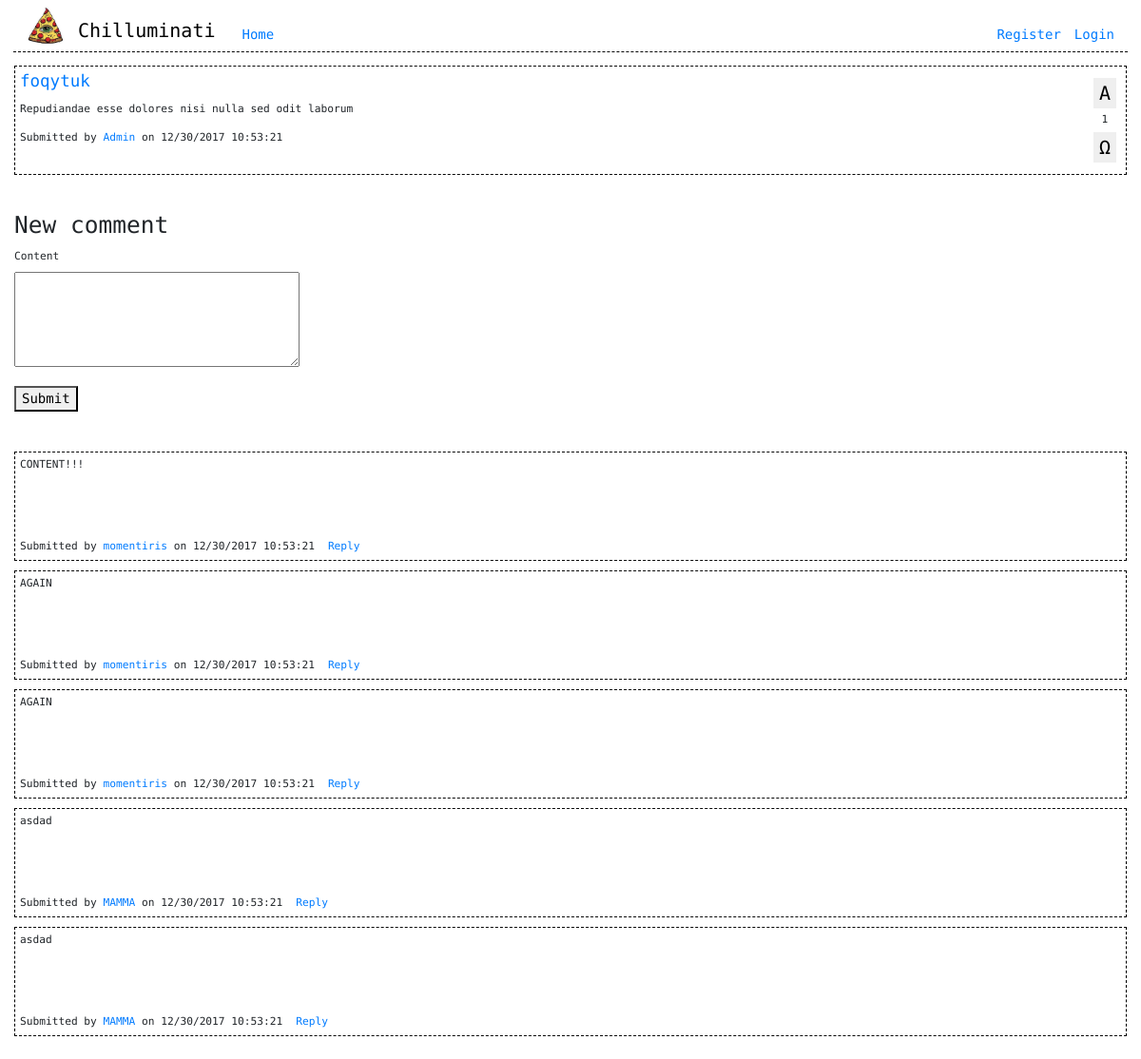
Screenshot of /comments.php?post=35 with the database file from the repository.
### tables this page shows
CREATE TABLE "posts" (
	`id`	INTEGER NOT NULL PRIMARY KEY AUTOINCREMENT,
	`author_id`	INTEGER NOT NULL,
	`title`	VARCHAR NOT NULL,
	`content`	TEXT NOT NULL,
	`url`	TEXT,
	`username`	TEXT,
	`time`	TEXT,
	`votes`	INTEGER
);

CREATE TABLE "comments" (
	`post_id`	INTEGER NOT NULL,
	`author_id`	INTEGER NOT NULL,
	`time`	TEXT NOT NULL,
	`content`	TEXT NOT NULL,
	`username`	TEXT,
	`id`	INTEGER NOT NULL PRIMARY KEY AUTOINCREMENT UNIQUE
);

### app/config.php (called while the page is built, shortened)
<?php
return [
    'title' => 'Chilluminati',
    'database_path' => sprintf('sqlite:%s/database/database.db', __DIR__),
];

### app/autoload.php (called while the page is built, shortened)
<?php
$config = require __DIR__.'/config.php';
$pdo = new PDO($config['database_path']);
require __DIR__.'/dbFunctions.php';

### app/dbFunctions.php (called while the page is built, shortened)
<?php
function getPost($pdo, $postId) {
  $getPostQ = "SELECT title, url, content, time, author_id,id, username FROM posts where id = :id";
  $getPost = $pdo->prepare($getPostQ);
  $getPost->bindParam(':id', $postId, PDO::PARAM_INT);
  $getPost->execute();
  $result = $getPost->fetchAll(PDO::FETCH_ASSOC);
  return $result;
}
function getVote($pdo, $postId) {
  $countVotes = $pdo->prepare("SELECT sum(uservotes.vote_value) as totalvalue from posts LEFT JOIN uservotes ON uservotes.post_id = posts.id WHERE posts.id = :post_id LIMIT 1");
  $countVotes->bindParam(':post_id', $postId, PDO::PARAM_INT);
  $countVotes->execute();
  $result = $countVotes->fetch(PDO::FETCH_NUM);
  return $result;
}
function getComments($pdo, $postId) {
  $getQ = "SELECT id, content, username, time FROM comments WHERE post_id = :post_id";
  $get = $pdo->prepare($getQ);
  $get->bindParam(':post_id', $postId, PDO::PARAM_INT);
  $get->execute();
  $result = $get->fetchAll(PDO::FETCH_ASSOC);
  return $result;
}
?>

### comments.php (the view, shortened to what this page needs)
<?php
require __DIR__.'/views/header.php';
$postId = (int)$_GET['post'];
if (isset($_GET['post'])) {
  $getPost = getPost($pdo,$postId);
  $getVote = getVote($pdo, $postId);
}
$comments = getComments($pdo, $postId);
if (!$getPost) : ?>
  <div class="nothingToShow">
    <h6>There doesn't seem to be anything here. <a href="./index.php">Go back.</a> </h6>
  </div>
<?php else: ?>
<div class="postboxcontainer container py-3" style="margin: 0;">
  <div class="fullPost">
    <div class="postContFull">
      <div class="contentCont">
        <a href=""><h5 class="card-title title"><?php echo $getPost[0]['title']; ?></h5></a>
        <p class="small content"><?php echo $getPost[0]['content']; ?></p>
        <p class="small time">Submitted by <a href="/profile.php?"><?php echo $getPost[0]['username']; ?></a> on <?php echo $getPost[0]['time']; ?></p>
      </div>
      <div class="voting">
        <button class="upvote" data-dir="+1" value="<?php echo $getPost[0]['id']; ?>">A</button>
        <small class="votes"><?php echo $getVote[0]; ?></small>
        <button class="downvote" data-dir="-1" value="<?php echo $getPost[0]['id']; ?>">Ω</button>
      </div>
    </div>
  </div>
</div>
<div class="postboxcontainer container py-3" style="margin: 0;">
  <h3 class="">New comment</h3>
  <article class="">
    <form class="postForm" action="app/posts/comments/insert.php" method="post">
      <div class="form-group">
        <label for="content" class="small">Content</label></br>
        <textarea class"contentArea"  type="text" name="content" required></textarea></br>
      </div>
      <button type="submit" class="">Submit</button>
    </form>
  </article>
</div>
<div class="container py-3 postcontainer postBox">
  <?php foreach ($comments as $key => $comment):?>
      <div class="postContFull">
        <div class="contentCont">
          <p class="small content"><?php echo $comment['content']; ?></p>
          <p class="small timeComment">Submitted by <a href="/profile.php?"><?php echo $comment['username']; ?></a> on <?php echo $getPost[0]['time']; ?><a class="reply" href="<?php echo $comment['id']; ?>">Reply</a></p>
        </div>
      </div>
  <?php endforeach; ?>
</div>
<?php endif; ?>
<?php require __DIR__.'/views/footer.php'; ?>

### views/header.php (shortened to what this page needs)
<?php
require __DIR__.'/../app/autoload.php';
?>
<!DOCTYPE html>
<html lang="en">
<head>
  <link rel="stylesheet" href="https://maxcdn.bootstrapcdn.com/bootstrap/4.0.0-beta.2/css/bootstrap.min.css">
  <link rel="stylesheet" href="/assets/styles/main.css">
  <link rel="stylesheet" href="/assets/styles/profile.css">
</head>
<body>
  <?php require __DIR__.'/navigation.php'; ?>

### views/navigation.php (shortened to what this page needs)
<div class="navcontainerFixed">
  <nav class="navbar navbar-expand-sm navbar-light whites">
    <img class="logotype" src="/assets/chilluminati.jpeg" alt="">
    <p class="fleshbacklogo"><?php echo $config['title']; ?></p>
    <div class="collapse navbar-collapse" id="navbarNavAltMarkup">
      <div class="navbar-nav justify-content-start w-100">
        <a class=" fixed" href="./index.php">Home</a>
      </div>
      <div class="navbar-nav justify-content-end w-100">
          <?php if (isset($_SESSION['user']['name'])): ?>
        <a class="fixed " href="./profile.php">Profile</a>
        <a class="fixed" href="./app/auth/logout.php">Log out</a>
        <p class="small welcomeUser">Hello, <?php echo $_SESSION['user']['name']; ?></p>
          <?php else: ?>
        <a class="fixed" href="./registration.php">Register</a>
        <a class="fixed" href="./login.php">Login</a>
          <?php endif; ?>
      </div>
    </div>
  </nav>
</div>

### views/footer.php (shortened to what this page needs)
</body>
</html>

### assets/styles/main.css (style rules this page uses)
html { font-size: 14px; }
* { font-family: 'Roboto Mono', monospace !important; }
button { outline: none !important; }
textarea { width: 300px; height: 100px; }
body { width: 100vw; }
.container { min-width: 100vw; }
.fleshbacklogo { font-size: 20px; color: black; margin: 0rem 1rem 0rem 0rem; display: flex; align-items: flex-end; }
.navcontainerFixed { border-bottom: 1px dashed black; margin: 0rem 1rem 0rem 1rem; }
.reply { margin-left: 1rem; }
.whites { background-color: white; width: 100%; margin: 0 auto; display: flex; align-items: flex-end; }
.fixed { color: #007bff; margin-left: 1rem; }
.logotype { height: 40px; margin-right: 1rem; left: 50%; }
.postContFull { display: flex; border: 1px dashed black; margin: 0px 0 10px 0; padding: 5px; min-height: 115px; position: relative; }
.voting { margin: 5px; display: flex; flex-flow: column nowrap; justify-content: space-between; align-items: center; height: 90px; align-self: center; }
.contentCont { width: 100%; }
.form-group { margin: 0; position: relative; }
.postForm { margin-bottom: 2rem; }
.postBox { transition: all .3s ease; position: relative; padding-top: 0 !important; }
.time { margin-bottom: 0; }
.timeComment { position: absolute; bottom: 0; margin-bottom: 5px; }
.upvote { border: none; font-size: 20px; cursor: pointer; }
.downvote { border: none; font-size: 20px; cursor: pointer; }

### assets/styles/profile.css (style rules this page uses)
.form-group { margin-bottom: 1rem; }

### rows the page displays
posts: title "foqytuk", content "Repudiandae esse dolores nisi nulla sed odit laborum", username "Admin", time "12/30/2017 10:53:21"
comments: content "CONTENT!!!", username "momentiris", post.time "12/30/2017 10:53:21"
comments: content "AGAIN", username "momentiris", post.time "12/30/2017 10:53:21"
comments: content "AGAIN", username "momentiris", post.time "12/30/2017 10:53:21"
comments: content "asdad", username "MAMMA", post.time "12/30/2017 10:53:21"
comments: content "asdad", username "MAMMA", post.time "12/30/2017 10:53:21"

### other values shown
$config['title'] "Chilluminati"
$getVote[0] "1"
